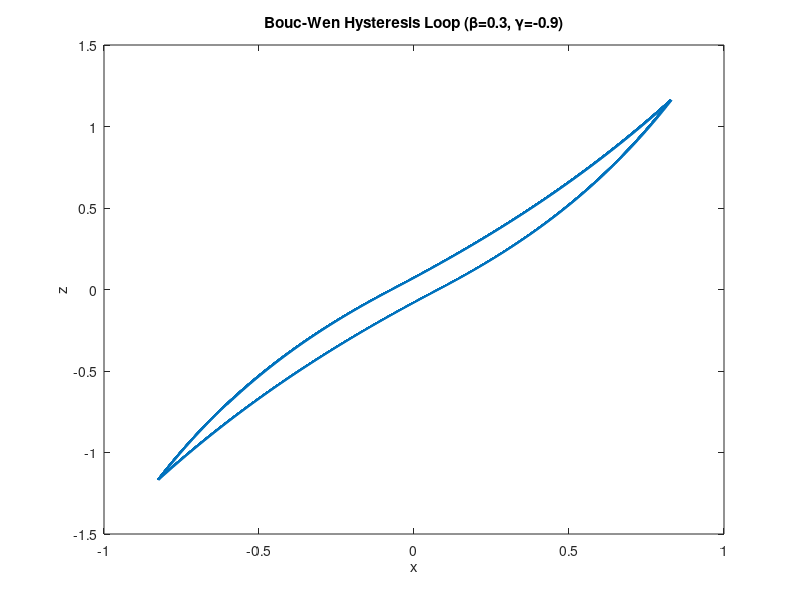

Source code (MATLAB):
% Bouc_Wen_Model

time_step = 0.01;
end_time = 200;
t = linspace(0,end_time,end_time/time_step + 1);

% f1=2.11; f2=3.73; f3=4.33;
% u = sin(2*pi*f1.*t).*sin(2*pi*f2.*t).*sin(2*pi*f3.*t);

% Vectors setup
x = zeros(size(t));
y = zeros(size(t)); % x dot
z = zeros(size(t));
F = zeros(size(t));
% v = zeros(size(t));

% parameters
p=1; A=1; B=1;
alpha = 0.5; n = 1.2;
% k = 5; d = 10;
% k=1; d=0.5;

% k3 = 40; k1 = 19; k3 = 3.6; d1 = 4; d3 = 1.05;
% k1 = 17.2; k3 = 13.8; d1=91.8; d3 = 17.5;
k1 = 1; k3 = 1; d1=0.5; d3 = 0.5;

% doesn't seem to work with beta<0
beta = 0.25; gamma = 0.75;
beta = 0.3; gamma = -0.9;

f_t = B*sin(p*t);
% f_t = ones(size(t));

% ICS
% x(1) = 0; y(1) = 0; z(1) = 0; % v(1) = p;

for i=1:length(t)-1
%     X=x(i); Y=y(i); Z=z(i); % V=v(i);
%     U=u(i);
%     
%     x(i+1) = rk4(@(X)( Y ), X, time_step);
%     % y(i+1) = rk4(@(Y)( -d*Y-alpha*k*X-(1-alpha)*k*Z+B*sin(V) ), Y, time_step);
%     y(i+1) = rk4(@(Y)( -d*Y-alpha*k*X-(1-alpha)*k*Z+U ), Y, time_step);
%     % y(i+1) = rk4(@(Y)( -d3*Y^3-d1*Y-alpha*(k3*X^3+k1*X)-(1-alpha)*(k3*Z^3+k1*Z)+U ), Y, time_step);
%     z(i+1) = rk4(@(Z)( A*Y-beta*abs(Y)*abs(Z).^(n-1)*Z-gamma*Y*abs(Z).^n ) , Z, time_step);
%     %v(i+1) = rk4(@(V)( p ) , V, time_step);

%     y(i+1) = y(i) + time_step*(-d*y(i)-alpha*k*x(i)-(1-alpha)*k*z(i)+f_t(i));
    y(i+1) = y(i) + time_step*(f_t(i)-F(i));
    x(i+1) = x(i) + time_step*y(i);
    z(i+1) = z(i) + time_step*(A*y(i)-beta*abs(y(i))*abs(z(i)).^(n-1)*z(i)-gamma*y(i)*abs(z(i)).^n);
%     F(i+1) = d*y(i+1)+alpha*k*x(i+1)+(1-alpha)*k*z(i+1);
    F(i+1) = d1*y(i+1)+d3*(y(i+1))^3+alpha*(k1*x(i+1)+k3*x(i+1)^3)+(1-alpha)*(k1*z(i+1)+k3*z(i+1)^3);
    
        
end

transient = 50;

%F = alpha*k*x+(1-alpha)*k.*z+d.*y;
figure;
plot(x(transient/time_step:end),z(transient/time_step:end));
%plot(x,F);
xlabel('x'); ylabel('z'); title(['Bouc-Wen Hysteresis Loop (\beta=' num2str(beta) ', \gamma=' num2str(gamma) ')']);
% figure; plot(x,z); ylabel('z'); xlabel('x'); 
% plot(t,F); hold on; plot(t,u); xlim([10 15]);
% figure; plot(x(transient/time_step:end),z(transient/time_step:end));

%plot(t(10000:15000),F(10000:15000));
% plot(y(transient/time_step:end),z(transient/time_step:end));



